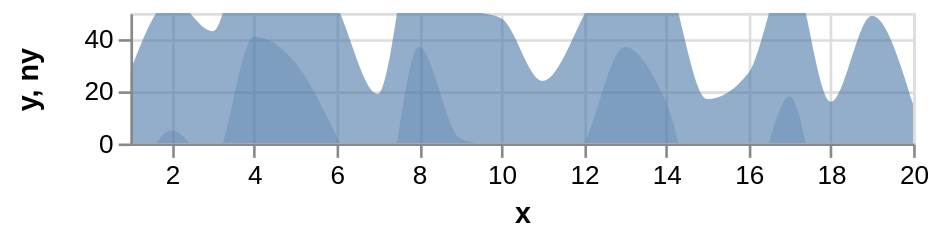

Vega-Lite specification stored for this chart:
### Vega specification from a JSON file in a GitHub repository (floating-point values rounded to 4 significant figures)
{"$schema": "https://vega.github.io/schema/vega/v3.0.json", "description": "Horizon Graph with 2 layers", "autosize": "pad", "padding": 5, "width": 300, "height": 50, "style": "cell", "data": [{"name": "source_0", "values": [{"x": 1, "y": 28}, {"x": 2, "y": 55}, {"x": 3, "y": 43}, {"x": 4, "y": 91}, {"x": 5, "y": 81}, {"x": 6, "y": 53}, {"x": 7, "y": 19}, {"x": 8, "y": 87}, {"x": 9, "y": 52}, {"x": 10, "y": 48}, {"x": 11, "y": 24}, {"x": 12, "y": 49}, {"x": 13, "y": 87}, {"x": 14, "y": 66}, {"x": 15, "y": 17}, {"x": 16, "y": 27}, {"x": 17, "y": 68}, {"x": 18, "y": 16}, {"x": 19, "y": 49}, {"x": 20, "y": 15}]}, {"name": "data_1", "source": "source_0", "transform": [{"type": "formula", "expr": "toNumber(datum[\"x\"])", "as": "x"}, {"type": "formula", "expr": "toNumber(datum[\"y\"])", "as": "y"}, {"type": "formula", "expr": "if(datum.y <= 50, datum.y, 50)", "as": "ny"}, {"type": "filter", "expr": "datum[\"x\"] !== null && !isNaN(datum[\"x\"]) && datum[\"y\"] !== null && !isNaN(datum[\"y\"])"}]}, {"name": "data_2", "source": "source_0", "transform": [{"type": "formula", "expr": "toNumber(datum[\"x\"])", "as": "x"}, {"type": "formula", "expr": "datum.y - 50", "as": "ny"}, {"type": "filter", "expr": "datum[\"x\"] !== null && !isNaN(datum[\"x\"]) && datum[\"ny\"] !== null && !isNaN(datum[\"ny\"])"}]}], "marks": [{"name": "layer_0_marks", "type": "area", "clip": true, "style": ["area"], "sort": {"field": "datum[\"x\"]", "order": "descending"}, "from": {"data": "data_1"}, "encode": {"update": {"x": {"scale": "x", "field": "x"}, "y": {"scale": "y", "field": "y"}, "y2": {"field": {"group": "height"}}, "fill": {"value": "#4c78a8"}, "opacity": {"value": 0.6}, "orient": {"value": "vertical"}}}}, {"name": "layer_1_marks", "type": "area", "clip": true, "style": ["area"], "sort": {"field": "datum[\"x\"]", "order": "descending"}, "from": {"data": "data_2"}, "encode": {"update": {"x": {"scale": "x", "field": "x"}, "y": {"scale": "y", "field": "ny"}, "y2": {"field": {"group": "height"}}, "fill": {"value": "#4c78a8"}, "opacity": {"value": 0.3}, "orient": {"value": "vertical"}}}}], "scales": [{"name": "x", "type": "linear", "domain": {"fields": [{"data": "data_1", "field": "x"}, {"data": "data_2", "field": "x"}], "sort": true}, "range": [0, {"signal": "width"}], "nice": false, "zero": false}, {"name": "y", "type": "linear", "domain": [0, 50], "range": [{"signal": "height"}, 0], "nice": true, "zero": false}], "axes": [{"scale": "x", "orient": "bottom", "labelOverlap": true, "tickCount": {"signal": "ceil(width/40)"}, "title": "x", "zindex": 1}, {"scale": "x", "orient": "bottom", "domain": false, "grid": true, "labels": false, "maxExtent": 0, "minExtent": 0, "tickCount": {"signal": "ceil(width/40)"}, "ticks": false, "zindex": 0, "gridScale": "y"}, {"scale": "y", "orient": "left", "labelOverlap": true, "tickCount": {"signal": "ceil(height/40)"}, "title": "y, ny", "zindex": 1}, {"scale": "y", "orient": "left", "domain": false, "grid": true, "labels": false, "maxExtent": 0, "minExtent": 0, "tickCount": {"signal": "ceil(height/40)"}, "ticks": false, "zindex": 0, "gridScale": "x"}], "config": {"axis": {"labelBound": 21}, "axisY": {"minExtent": 30}, "style": {"area": {"interpolate": "monotone"}}}}
